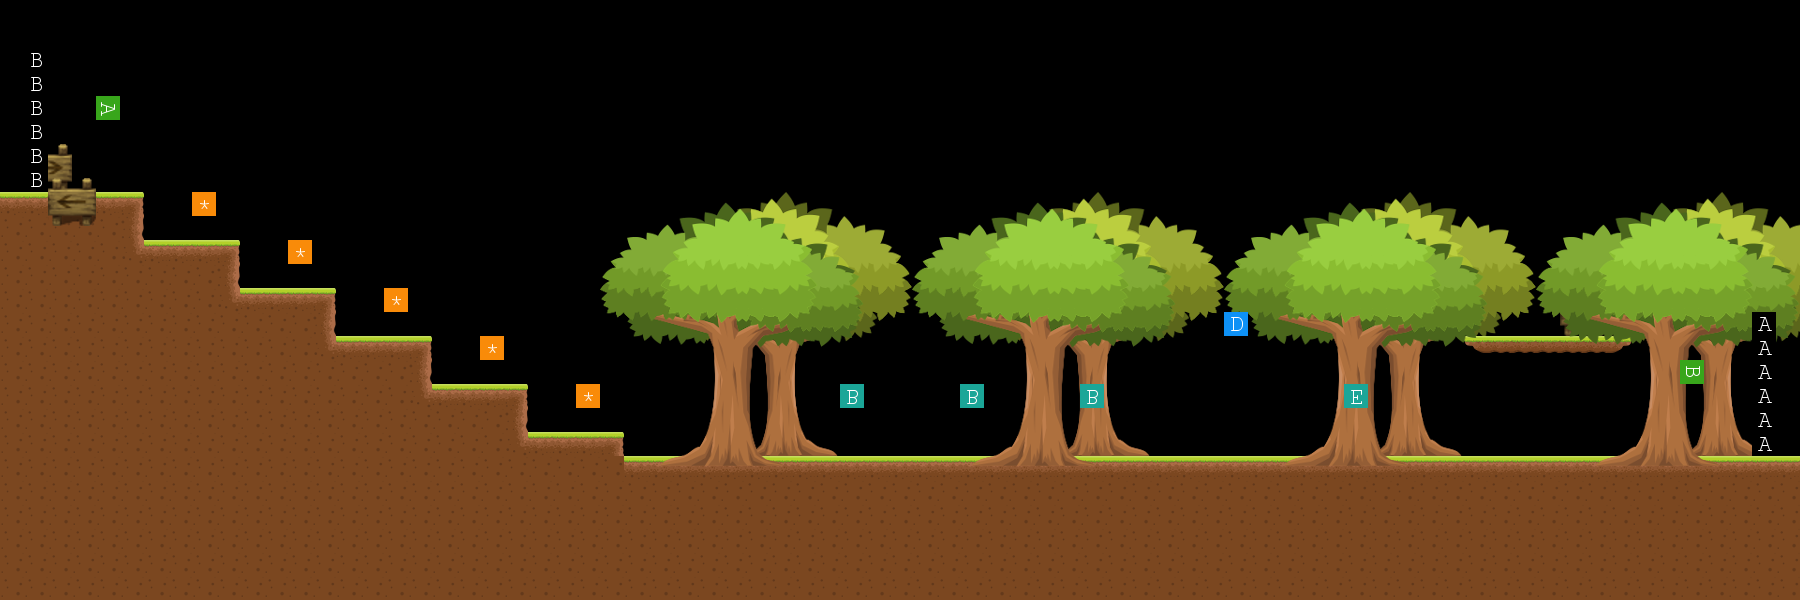

Below is a game level as drawn by its tile map, then a one-line description and the .tmx that defines it (tile-layer data replaced by summaries):
An orthogonal 75x25 tile map with 24x24 px tiles, 8 tile layers (DecorationBack_1, DecorationBack_2, Base_1, Base_2, ...), 12 tilesets and 1 object (1).

<map version="1.2" tiledversion="1.3.0" orientation="orthogonal" renderorder="right-down" compressionlevel="0" width="75" height="25" tilewidth="24" tileheight="24" infinite="0" nextlayerid="11" nextobjectid="2">
 <tileset firstgid="1" name="Base" tilewidth="24" tileheight="24" spacing="1" margin="1" tilecount="8" columns="8">
  <image source="maps/Base.png" width="201" height="26" />
 </tileset>
 <tileset firstgid="9" name="Solid" tilewidth="24" tileheight="24" spacing="1" margin="1" tilecount="8" columns="8">
  <image source="maps/Solid.png" width="201" height="26" />
 </tileset>
 <tileset firstgid="17" name="Mushroom2" tilewidth="24" tileheight="24" tilecount="1" columns="1">
  <image source="maps/Mushroom2.png" width="24" height="24" />
 </tileset>
 <tileset firstgid="18" name="Mushroom1" tilewidth="24" tileheight="24" tilecount="1" columns="1">
  <image source="maps/Mushroom1.png" width="24" height="24" />
 </tileset>
 <tileset firstgid="19" name="Bush1" tilewidth="24" tileheight="24" tilecount="10" columns="5">
  <image source="maps/Bush1.png" width="120" height="48" />
 </tileset>
 <tileset firstgid="29" name="Bush2" tilewidth="24" tileheight="24" tilecount="10" columns="5">
  <image source="maps/Bush2.png" width="120" height="48" />
 </tileset>
 <tileset firstgid="39" name="Location" tilewidth="24" tileheight="24" tilecount="100" columns="10">
  <image source="maps/Location.png" width="240" height="240" />
 </tileset>
 <tileset firstgid="139" name="Notification" tilewidth="24" tileheight="24" tilecount="100" columns="10">
  <image source="maps/Notification.png" width="240" height="240" />
 </tileset>
 <tileset firstgid="239" name="Flags" tilewidth="24" tileheight="24" tilecount="330" columns="30">
  <image source="maps/MarioFlags.png" width="720" height="264" />
 </tileset>
 <tileset firstgid="569" name="OtherFlags" tilewidth="24" tileheight="24" tilecount="1024" columns="32">
  <image source="maps/OtherFlags.png" width="768" height="768" />
 </tileset>
 <tileset firstgid="1593" name="BigTree2" tilewidth="24" tileheight="24" tilecount="121" columns="11">
  <image source="maps/BigTree2.png" width="264" height="264" />
 </tileset>
 <tileset firstgid="1714" name="BigTree1" tilewidth="24" tileheight="24" tilecount="121" columns="11">
  <image source="maps/BigTree1.png" width="264" height="264" />
 </tileset>
 <layer id="6" name="DecorationBack_1" width="75" height="25">
  <data>[1875 cells, 18 non-empty, 14 distinct tile ids]</data>
 </layer>
 <layer id="8" name="DecorationBack_2" width="75" height="25">
  <data>[1875 cells, 462 non-empty, 121 distinct tile ids]</data>
 </layer>
 <layer id="1" name="Base_1" width="75" height="25">
  <data>[1875 cells, 78 non-empty, 5 distinct tile ids]</data>
 </layer>
 <layer id="10" name="Base_2" width="75" height="25">
  <data>[1875 cells, 8 non-empty, 3 distinct tile ids]</data>
 </layer>
 <layer id="2" name="Solid_1" width="75" height="25">
  <data>[1875 cells, 537 non-empty, 3 distinct tile ids]</data>
 </layer>
 <layer id="3" name="DecorationFront_1" width="75" height="25" offsetx="0" offsety="10">
  <data>[1875 cells, 488 non-empty, 125 distinct tile ids]</data>
 </layer>
 <layer id="4" name="Location" width="75" height="25">
  <data>[1875 cells, 12 non-empty, 6 distinct tile ids]</data>
 </layer>
 <layer id="5" name="Notification" width="75" height="25">
  <data>[1875 cells, 12 non-empty, 2 distinct tile ids]</data>
 </layer>
 <objectgroup id="9" name="ObjectZone">
  <object id="1" name="1" x="1200" y="288" width="72" height="72">
   <properties>
    <property name="0" value="YES" />
    <property name="1" value="NO" />
    <property name="10" value="0.5" />
    <property name="2" value="NO" />
    <property name="3" value="NO" />
    <property name="4" value="0" />
    <property name="5" value="0" />
    <property name="6" value="25" />
    <property name="7" value="5000" />
    <property name="8" value="10" />
    <property name="9" value="71110" />
   </properties>
  </object>
 </objectgroup>
</map>
